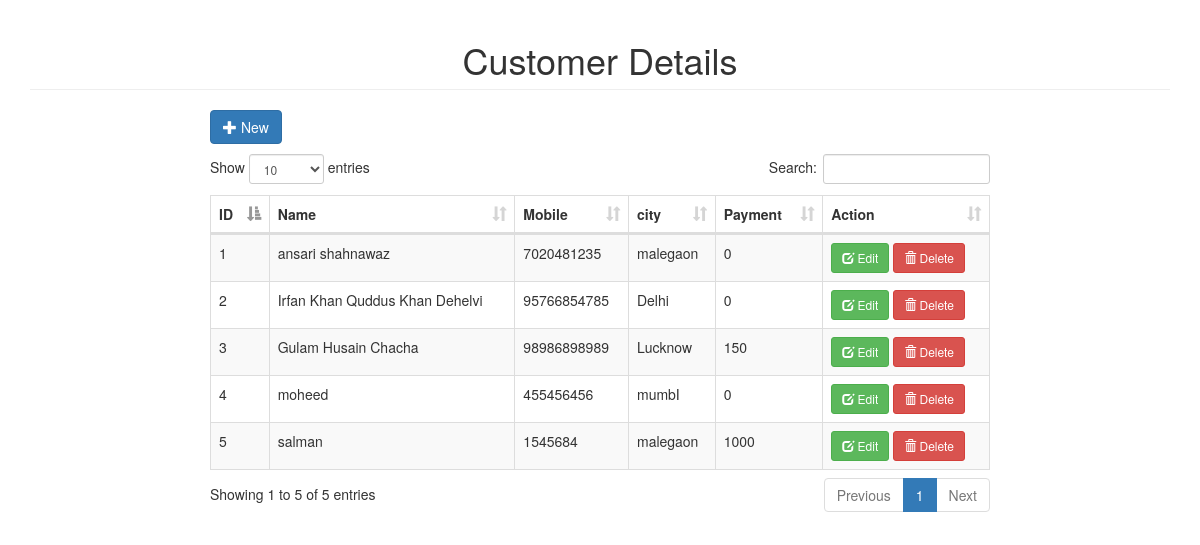
Before: /Customer/customer.php with the older database file.
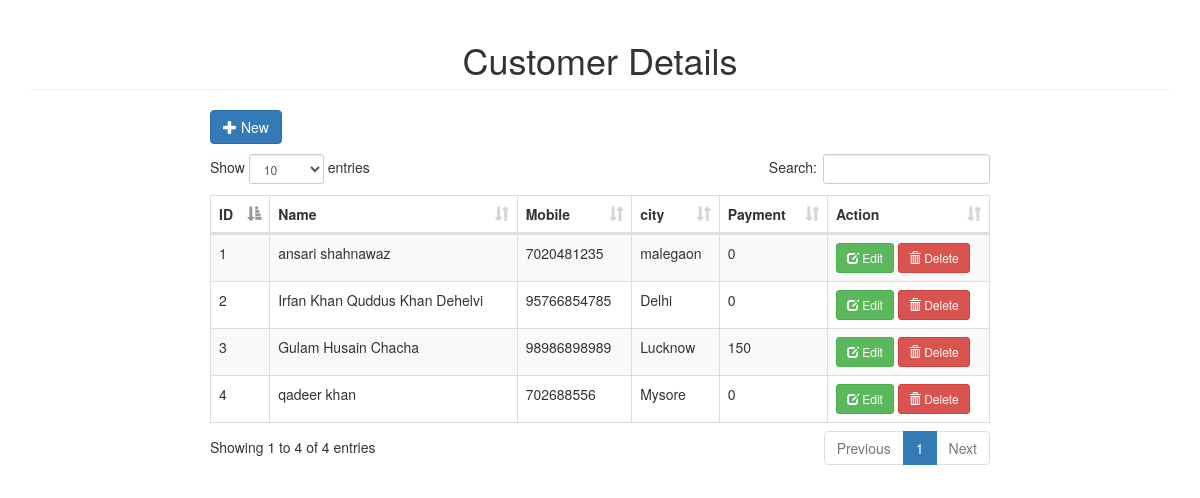
After: the same page with the newer database file.
### tables this page shows
CREATE TABLE `customer` (
  `id` bigint(20) UNSIGNED NOT NULL,
  `cust_name` varchar(255) NOT NULL,
  `mobile` varchar(255) NOT NULL,
  `city` varchar(255) NOT NULL,
  `payment` varchar(255) NOT NULL,
  `time` timestamp(6) NOT NULL DEFAULT current_timestamp(6) ON UPDATE current_timestamp(6)
);

### Customer/customer.php (the view, shortened to what this page needs)
<!DOCTYPE html>
<html>
<head>
	<link rel="stylesheet" type="text/css" href="../bootstrap/css/bootstrap.min.css">
	<link rel="stylesheet" type="text/css" href="../datatable/dataTable.bootstrap.min.css">
</head>
<body>
<div class="container">
	<h1 class="page-header text-center">Customer Details</h1>
	<div class="row">
		<div class="col-sm-8 col-sm-offset-2">
			<div class="row">
				<a href="#addnew" data-toggle="modal" class="btn btn-primary"><span class="glyphicon glyphicon-plus"></span> New</a>
			</div>
			<div class="height10">
			</div>
			<div class="row">
				<table id="myTable" class="table table-bordered table-striped">
					<thead>
						<th>ID</th>
						<th>Name</th>
						<th>Mobile</th>
						<th>city</th>
						<th>Payment</th>
						<th>Action</th>
					</thead>
					<tbody>
						<?php
							include_once('connection.php');
							$sql = "SELECT * FROM customer";
							$query = $conn->query($sql);
							while($row = $query->fetch_assoc()){
								echo
								"<tr>
									<td>".$row['id']."</td>
									<td>".$row['cust_name']."</td>
									<td>".$row['mobile']."</td>
									<td>".$row['city']."</td>
									<td>".$row['payment']."</td>
									<td>
										<a href='#edit_".$row['id']."' class='btn btn-success btn-sm' data-toggle='modal'><span class='glyphicon glyphicon-edit'></span> Edit</a>
										<a href='#delete_".$row['id']."' class='btn btn-danger btn-sm' data-toggle='modal'><span class='glyphicon glyphicon-trash'></span> Delete</a>
									</td>
								</tr>";
							}
						?>
					</tbody>
				</table>
			</div>
		</div>
	</div>
</div>
</body>
</html>

### Customer/customer.php (style rules this page uses)
.height10 { height:10px; }

Changed rows visible on the page:
removed customer: id "5", cust_name "salman", mobile "1545684", city "malegaon", payment "1000"
changed customer id 4: cust_name "moheed" → "qadeer khan"; mobile "455456456" → "702688556"; city "mumbI" → "Mysore"
Other visible differences:
text written by a page script: "Show entries Search: Showing 1 to 5 of 5 entries Previous 1 Next" → "Show entries Search: Showing 1 to 4 of 4 entries Previous 1 Next"
